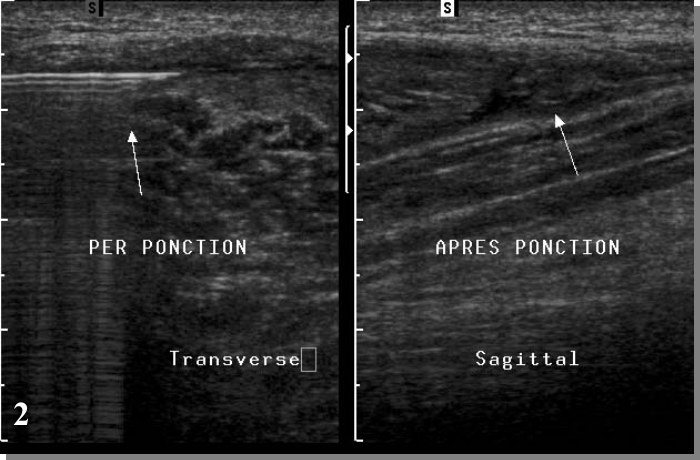
#> input picture assets/figs/gc14_p07_f0.jpg, 700 x 460 px
$ python -i curate_figures.py   (imports and definitions only)
#> lines starting #> are read from the running program, lines starting #| are printed output that depends on the picture; after the words box and inside, x2 and y2 are one past the last pixel; in counts of white or black regions, pixels touching at a corner belong together
#!/usr/bin/env python3
# -*- coding: utf-8 -*-
"""
Curation des iconographies par geste : uniquement position de sonde / coupe
écho cible, recadrées sur l'image (plus de pages entières) + légende.

Sources (hors dépôt, utilisées seulement pour régénérer les recadrages) :
  - figures Gel Contact extraites des PDF SIMS : /tmp/infil_review/figs{,2}/
  - diapositives des ateliers SIMS : pages/sNN_xxx.jpg ou /tmp/sims_slides/NN/xxx.jpg
Les recadrages finaux sont versionnés dans assets/figs/.
"""
import json, os, re, sys
from PIL import Image, ImageChops

ROOT = os.path.dirname(os.path.dirname(os.path.abspath(__file__)))
OUT = os.path.join(ROOT, "assets", "figs")
F1 = "/tmp/infil_review/figs"; F2 = "/tmp/infil_review/figs2"
LEG = {}
# [6 lines not run here, left out]

def S(deck, n, legend):   # diapositive SIMS
    return {"src": f"s{deck}_{n}", "legend": legend}
def G(name, legend=None, v1=False):  # figure Gel Contact
    return {"src": name, "legend": legend, "v1": v1}

# ───────── sélection validée visuellement, geste par geste ─────────
CUR = {
 "epaule-bsad": [
  S(110,"021","Infiltration de la BSAD : position du patient et de la sonde, trajet de l'aiguille (abord latéral)."),
  G("gc20_p40_f0", "Infiltration de la BSAD : position de la sonde, trajet de l'aiguille et schéma de la bourse (B) entre deltoïde et tendon (T)."),
  S(110,"022","Coupe cible : BSAD (liseré orange) entre le deltoïde et le supra-épineux."),
  G("gc21_p38_f0", "Aiguille (flèches) entre les feuillets de la BSAD non distendue (flèche courbe)."),
  G("gc21_p38_f1"), G("gc14_p26_f0")],
 "epaule-gleno-humerale": [
  S(110,"017","Position du patient (PLS) et du médecin pour l'abord postérieur de l'épaule."),
  G("gc16_p10_f2", "Fig. 3 : Gléno-humérale par voie postérieure — épanchement du récessus postérieur (*), cible de la ponction.", v1=True),
  S(110,"028","Voie combinée BSAD + gléno-humérale (voie de D. Jacob) : trajet de l'aiguille, BSAD (jaune) et récessus gléno-huméral (cerclé)."),
  G("gc21_p40_f1", "Fig. 8 : Infiltration gléno-humérale par voie antéro-latérale dans le récessus bicipital. A : aiguille (flèches bleues droites) dans le récessus en évitant le tendon du long biceps (flèche courbe) ; B : diffusion intra-articulaire.")],
 "epaule-capsulite-arthrodistension": [
  S(109,"024","Abord de l'intervalle des rotateurs : trajet de l'aiguille (ligne échogène oblique)."),
  S(109,"009","Intervalle des rotateurs normal : cible de l'infiltration (LB et ligament coraco-huméral)."),
  S(109,"017","Récessus axillaire : épaississement capsulaire de la capsulite.")],
 "epaule-calcification": [
  S(110,"056","Lavage de calcification : position de la sonde et de l'aiguille ; mise en pression avec cavitation à la pointe (« cœur qui bat »)."),
  G("gc21_p39_f1"), G("gc21_p39_f0"),
  G("gc32_p11_f0", "Fig. 10 : Évolution radio-échographique après ponction-lavage d'une calcification du supra-épineux (aspect avant, puis résorption).")],
 "epaule-acromio-claviculaire": [
  S(110,"034","Acromio-claviculaire : position de la sonde (coupe coronale) et image écho de l'interligne."),
  S(110,"036","Aiguille dans l'interligne acromio-claviculaire (coupe coronale)."),
  G("gc21_p41_f0", "Fig. 9 : Abord sagittal de l'interligne acromio-claviculaire (flèche courbe), aiguille bien visible (flèches droites).", v1=True),
  S(110,"040","Variante : abord combiné acromio-claviculaire + BSAD."),
  G("gc16_p11_f0", "Fig. 4 : Infiltration acromio-claviculaire — pointe de l'aiguille avec son ombre acoustique (flèche).", v1=True)],
 "epaule-long-biceps": [
  G("gc23_p53_f0", "Abord antérieur de la gouttière bicipitale : sonde axiale, aiguille dans le plan."),
  G("gc23_p53_f1", "Aiguille au contact du tendon du long biceps, dans sa gaine."),
  G("gc16_p11_f1", "Fig. 5 : Ténosynovite du long biceps, coupe axiale Doppler : gaine distendue hyperhémique, cible de l'injection.", v1=True),
  S(110,"070","Ténotomie du long biceps à l'aiguille.")],
 "epaule-kyste-spinoglenoidien": [
  S(110,"066","Échancrure spino-glénoïdienne : position de la sonde (abord postérieur) et coupe écho cible."),
  G("gc21_p40_f0"),
  G("gc16_p11_f2", "Fig. 6 : Kyste para-glénoïdien anéchogène, cible de la ponction échoguidée.", v1=True),
  S(110,"065","Rapports avec le nerf supra-scapulaire (anatomie, écho, IRM).")],
 "coude-articulaire": [
  G("gc16_p12_f0", "Fig. 7 : Coude — épanchement du récessus olécrânien postérieur, accumulé en extension (flèche) : cible de la ponction.", v1=True)],
 "coude-epicondylite-prp": [
  S(69,"010","Court extenseur radial du carpe (CERC) : position du coude et de la sonde, coupe cible."),
  S(69,"014","Coupes écho du CERC (longitudinale, axiale, Doppler) : tendinose hypoéchogène et fissure, cible du criblage / de l'injection."),
  S(69,"018","Dérivé cortisoné : injection péri-tendineuse sous contrôle écho."),
  S(69,"023","PRP : criblage de la zone de tendinose puis injection.")],
 "coude-biceps-distal": [
  G("gc19_p24_f0", "Fig. 1 : Tendon distal du biceps en coupe transversale à son enthèse. A : position de la sonde, parallèle à l'axe de l'avant-bras ; B : repère de la sonde sur la tubérosité radiale (TDM 3D) ; C : coupe écho du tendon (flèches) recouvrant la tubérosité radiale."),
  G("gc20_p30_f1", "Bursite bicipito-radiale : repérage échographique de la cible avant ponction (tuméfaction liquidienne autour de l'insertion du tendon)."),
  G("gc20_p30_f0", "Coupe axiale antérieure du coude : tendon distal du biceps (T BIC), épanchement péritendineux (LIQ) et artère brachiale (ART) à éviter avant ponction.")],
 "poignet-de-quervain": [
  S(38,"017","De Quervain : poignet en flexion ulnaire, repérage axial, voie d'abord longitudinale (ou axiale)."),
  G("gc25_p51_f0", "Infiltration d'une ténosynovite de De Quervain, technique du gel pad (étoile) : aiguille (flèches creuses) dans le rétinaculum épaissi et la gaine du 1er compartiment, en préservant la branche superficielle du nerf radial (têtes de flèche) (coupes axiales ; a : Doppler).", v1=True),
  G("gc22_p60_f0", "Fig. 8 : Abord dans le grand axe des tendons. a – bord ulnaire de la main posé sur un tube de gel ; b – coupe axiale : pas de cloison entre court extenseur (CE) et long abducteur (LA), rétinaculum épaissi hyperhémique ; c – trajet de l'aiguille au contact des tendons et du rétinaculum ; d – diffusion du produit dans la gaine (**)."),
  G("gc22_p60_f1", "Fig. 9 : Abord axial transverse (recommandé dans le type II avec cloison). a – position (simulation) ; b-c – trajet idéal (pointillés) traversant la cloison sans traverser les tendons (LA, CE) ; le gel pad (GP) évite la branche sensitive du nerf radial (flèche)."),
  G("gc25_p52_f0", "Type II avec septum : a – gaine du court extenseur inflammatoire (Doppler) et long abducteur normal ; b – mise en place sélective de l'aiguille dans la gaine atteinte.", v1=True)],
 "main-doigt-ressaut": [
  S(38,"037","Doigt à ressaut : position de la sonde et de l'aiguille ; toujours infiltrer autour du rétinaculum (A1), puis dans la gaine."),
  S(38,"039","Injection autour du rétinaculum (poulie A1) : ½ cc d'hydrocortancyl."),
  S(38,"041","Puis injection dans la gaine en cas de tendinopathie / ténosynovite."),
  G("gc25_p56_f2", "Coupe sagittale en fin de procédure : aiguille dans la gaine des fléchisseurs et poulie A1 dilacérée (flèche).", v1=True),
  G("gc16_p12_f2", "Fig. 8 : Coupe axiale, abord latéral — injection dans la gaine puis au contact superficiel de la poulie (flèches).", v1=True),
  S(38,"052","Pouce à ressaut : installation et position de l'aiguille.")],
 "poignet-canal-carpien": [
  S(38,"055","Voie d'abord 21G : position de la main et de l'aiguille."),
  S(38,"056","Coupe axiale du canal carpien : trajet de l'aiguille (schéma et écho)."),
  G("gc25_p54_f1", "Abord latéral en avant du fléchisseur radial du carpe (FRC) : aiguille (flèche creuse) et diffusion hypoéchogène du produit (têtes de flèche) autour du nerf médian.", v1=True),
  G("gc22_p61_f0", "Fig. 10 : a – position (simulation) ; b – avec le gel pad (GP), trajet prévu (pointillés) en avant du FRC, se terminant en arrière du nerf médian (NM) ; c-d – progression de l'aiguille jusqu'à la face profonde du nerf médian."),
  G("gc30_p69_f0", "Fig. 3 : Échochirurgie du canal carpien (section du ligament carpien transverse au crochet) : a – hydrodissection de l'espace de sécurité entre nerf médian (flèche épaisse) et artère ulnaire (tête de flèche) ; b-d – introduction du crochet, rotation sous le ligament (flèche courbe) et section en coupe longitudinale.")],
 "main-rhizarthrose-pisotriquetrale": [
  S(38,"062","Rhizarthrose, voie d'abord palmaire : repérage « axe commissure ou M2 »."),
  G("gc22_p59_f0", "Fig. 7 : Rhizarthrose. a – voie d'abord sagittale oblique ascendante simulée sur la radiographie ; b-c – avec le gel pad (GP), l'aiguille entre dans l'articulation entre les ostéophytes du trapèze (Tz) et de M1 ; distension synoviale (**) à l'injection de xylocaïne."),
  G("gc25_p53_f2", "Rhizarthrose, abord palmaire en coupe sagittale : a – progression de l'aiguille (flèche creuse) ; b – aiguille dans l'interligne trapèze (T) – M1 ; c – injection intra-articulaire : contenu échogène, mouvements browniens (flèche).", v1=True),
  S(38,"066","Coupe sagittale à la base de l'éminence thénar, dans l'axe du 2e rayon."),
  S(38,"068","Critère de réussite : distension synoviale, mouvements browniens."),
  G("gc25_p55_f1", "Kyste piso-triquétral (coupes axiales) : a – kyste (flèche) au contact du nerf ulnaire (tête de flèche) ; b – affaissement du kyste au cathlon (flèche creuse) en évitant le nerf ulnaire.", v1=True)],
 "main-articulations-mcp-ipp-ipd": [
  S(38,"075","MCP : position de la sonde et de l'aiguille, coupe sagittale dorsale."),
  S(38,"077","MCP : aiguille dans le récessus dorsal (coupe sagittale)."),
  S(38,"078","MCP : diffusion du produit dans le récessus (contour vert)."),
  G("gc25_p52_f1", "Poignet : trajet de l'aiguille par abord dorsal de l'interligne radio-carpien (IRM sagittale T1 ; R : radius, L : lunatum, C : capitatum).", v1=True),
  S(38,"082","IPP / IPD : coupe sagittale cible.")],
 "poignet-kystes-dupuytren": [
  G("gc25_p55_f0", "Fig. 9 (panneaux a et c) : kyste scapho-lunaire dorsal (flèches), en superficie des extenseurs (têtes de flèche). a – approche du cathlon 18G (flèche creuse) par voie dorsale ; c – aspiration.", v1=True),
  G("gc25_p55_f3", "Fig. 9 (panneaux b et d) : b – aiguille retirée, cathéter (flèche creuse) laissé dans le kyste ; d – kyste affaissé en fin de geste.", v1=True),
  G("gc22_p62_f0", "Fig. 11 : Kyste occulte dorsal du carpe, né en arrière du faisceau dorsal du ligament scapho-lunaire (lu, sca). a-b – IRM ; c – repérage écho du kyste (flèches) ; d – aiguille dans le kyste."),
  G("gc22_p62_f1"), G("gc31_p75_f0")],
 "hanche-coxofemorale": [
  G("gc16_p13_f0")],
 "hanche-psoas-pth": [
  G("gc16_p13_f1"),
  G("gc26_p22_f0", "Fig. 10 : Coupe axiale — trajectoire de l'aiguille lors de l'infiltration de la bourse ilio-psoas, au contact d'un débord antérieur de cupule (flèches).", v1=True),
  G("gc21_p56_f0", "Fig. 12 : Double conflit PTH – ilio-psoas (cotyle saillant et vis intrapsoïque) : bilan radiographique et TDM (A-D), repérage échographique (E) et infiltration échoguidée au contact de la vis, sous les vaisseaux iliaques (F).")],
 "hanche-moyen-gluteal": [
  G("gc16_p14_f1", "Fig. 3B : Ponction-infiltration péri-trochantérienne par voie latérale : position de la sonde et trajet de l'aiguille vers une bursite superficielle."),
  G("gc16_p14_f2", "Fig. 3C : Coupe écho coronale : aiguille (têtes de flèche) dans la bursite (flèche), en superficie du moyen glutéal et du grand trochanter (TROCH)."),
  G("gc16_p14_f0", "Fig. 3A : Variante pour une bursite profonde (sous le tendon du moyen glutéal) : trajet de l'aiguille."),
  G("gc21_p57_f0", "Fig. 14 : Moyen glutéal : rupture de la lame latérale (A, B) ; bursopathie trochantérienne superficielle en coupe axiale avec trajet de ponction-infiltration (C, D).")],
 "bassin-piriforme-alcock-pubalgie": [],
 "rachis-hydrodissection-lombaire-esp": [
  G("gc33_p27_f0", "Hydrodissection ESP au niveau du processus transverse : sonde convexe longitudinale à 3–5 cm de la ligne médiane, aiguille dans le plan.", v1=True),
  G("gc33_p25_f0", "Hydrodissection des plans interfasciaux paraspinaux (multifidus, longissimus) en balayage transversal.", v1=True),
  G("gc33_p24_f0", "Balayage axial lombaire (sonde convexe transversale sur la ligne médiane) : muscles paraspinaux et fascia thoraco-lombaire.", v1=True)],
 "genou-articulaire-ha-prp": [
  S(102,"004","Position : genou fléchi ~30°, sonde transversale sur le récessus sous-quadricipital."),
  S(102,"005","Coupe cible : récessus sous-quadricipital.")],
 "genou-kyste-poplite-meniscal": [
  S(102,"026","Kyste poplité (Baker) : cible de l'aspiration / fenestration (cathlon 18G)."),
  S(102,"041","Kyste méniscal : trajet de l'aiguille (pointillés)."),
  S(102,"044","Ponction du kyste : aiguille (flèches).")],
 "genou-periarticulaire-bandelette-patte-oie": [
  G("gc30_p121_f1", "Fig. 6 : Injection échoguidée de PRP dans la partie postérieure du tendon patellaire proximal, aiguille dans le plan (A-B) ; position (C).", v1=True),
  S(102,"024","Abord péri-patellaire : aiguille dans le plan (en bas à gauche)."),
  S(102,"030","Bursite de la patte d'oie : coupe cible (flèche) en regard du plateau tibial interne.")],
 "cheville-articulaire-tibiotalienne": [
  G("gc24_p13_f1", "Fig. 14 : Infiltration antéro-latérale péri-ligamentaire et intra-articulaire (récessus sous le TFA). a – réaction cicatricielle hypervascularisée du ligament talo-fibulaire antérieur (ML : malléole latérale) ; b – aiguille 25G au contact du TFA avec gel pad (**) ; c – pointe sous le TFA dans le récessus articulaire ; d – recul au contact de la face superficielle du ligament."),
  G("gc30_p129_f4")],
 "cheville-gaines-tibial-posterieur-fibulaires": [
  G("gc16_p15_f0", "Fig. 4 : Infiltration de la gaine du tibial postérieur (tendinopathie avec ténosynovite) dans l'axe longitudinal du tendon. A – voie d'abord (simulation, sans asepsie) ; B – aiguille dans la gaine.", v1=True),
  G("gc16_p15_f1", "Fig. 5 : Infiltration de la gaine du tibial postérieur dans l'axe transversal du tendon. A – voie d'abord (simulation, sans asepsie) ; B – aiguille et ténosynovite.", v1=True),
  S(38,"011","Critère de réussite : diffusion du produit dans la gaine synoviale du tibial postérieur.")],
 "cheville-achille-bursite-haut-volume": [
  G("gc16_p16_f1", "Fig. 7A : Bursite pré-achilléenne : sonde en coupe axiale rétro-achilléenne, aiguille introduite par voie latérale."),
  G("gc16_p16_f2", "Fig. 7B : Coupe axiale cible : aiguille (tête de flèche) dans la bursite, en avant du tendon d'Achille."),
  G("gc20_p42_f1"),
  G("gc30_p123_f0", "Fig. 8 : Injection de PRP intratendineuse dans le tendon d'Achille (approche latérale vers médiale, coupe transversale) ; position de la sonde.", v1=True)],
 "pied-aponevrosite-plantaire": [
  G("gc16_p16_f0", "Fig. 6 : Infiltration d'une aponévrosite plantaire, voie médiale. a – simulation de la voie d'abord médiale (sans les mesures d'asepsie habituelles) ; b – voie d'abord (flèche longue) et coupe de référence passant par l'insertion de l'aponévrose plantaire centrale (flèche courte) ; c – ponction sous échoscopie en coupe frontale : aiguille en superficie de l'aponévrose (flèche), où sera déposé le dérivé cortisoné.", v1=True),
  G("gc33_p83_f0", "Fig. 11 : Infiltration (ici PRP, après bloc tibial) de l'aponévrose plantaire, abord sagittal : positionnement de la sonde et de l'aiguille.", v1=True),
  G("gc33_p83_f1", "Fig. 12 : Coupe sagittale correspondante, sans (a) et avec (b) annotations : aiguille au contact de l'aponévrose, calcanéus.", v1=True)],
 "pied-nevrome-morton": [
  S(117,"121","Nerfs interdigitaux : position de la sonde sur l'espace inter-métatarsien et coupe correspondante."),
  S(117,"125","Infiltration du pseudo-névrome de Morton : aiguille (trait blanc) au contact du névrome (bleu), nerf interdigital (jaune)."),
  G("gc30_p100_f1", "Bursite inter-capito-métatarsienne, coupe longitudinale par voie dorsale : A – bourse épaissie (têtes de flèche) ; B – infiltration échoguidée, aiguille (flèches)."),
  G("gc21_p77_f1", "Fig. 6b : Névrome de Morton, coupe coronale du 3e espace inter-métatarsien (M3–M4) : nerf interdigital plantaire commun (flèches).")],
 "cheville-tunnel-tarsien-petits-nerfs": [
  S(117,"031","Tunnel tarsien, approche postéro-médiale : position de la sonde et de l'aiguille."),
  S(117,"032","Image cible : aiguille dans le tunnel tarsien (technique au gel pad)."),
  S(117,"101","Nerf fibulaire superficiel : test anesthésique + infiltration.")],
 "cheville-bloc-nerf-tibial-supra-malleolaire": [
  G("gc33_p80_f0"), G("gc33_p82_f0"), G("gc33_p81_f1"),
  G("gc33_p80_f1", "Fig. 6 : Coupe axiale de référence de l'abord supra-malléolaire médial (cheville gauche), sans (a) et avec (b) annotations : nerf tibial (jaune) en arrière de l'artère (rouge) et des veines (bleu) tibiales postérieures.")],
 "muscles-hematome-tennis-leg": [
  S(110,"043","Ponction-évacuation d'un hématome musculaire : trajet de l'aiguille dans la collection."),
  S(110,"045","Collection ponctionnable, puis ponction."),
  G("gc14_p07_f0", "Ponction d'un hématome : per-ponction (coupe transverse) et après ponction (coupe sagittale)."),
  G("gc29_p28_f1", "Hématome du vaste latéral avant et après évacuation."),
  G("gc26_p55_f1", "Collection inter-aponévrotique liquidienne, compressible sous la sonde : toujours ponctionner un hématome aigu.", v1=True)],
 "parties-molles-corps-etranger-harpon": [
  G("gc30_p110_f0", "Fig. 1a : Exérèse de corps étranger sous échographie — la pince est introduite à travers la peau, guidée par la sonde jusqu'au corps étranger."),
  G("gc30_p111_f2", "Fig. 3c : Extraction d'une épine de palmier : pince (flèches) guidée jusqu'au corps étranger échogène (tête de flèche)."),
  G("gc30_p111_f0", "Fig. 3a : Épine de palmier dans les parties molles de la jambe — corps étranger linéaire échogène, cible de l'extraction."),
  G("gc30_p110_f1", "Fig. 1b : Exérèse à la pince sous sonde type « club de golf »."),
  G("gc16_p17_f0")],
 "parties-molles-biopsie-tumeur": [],
}
#> further down, picture is the input picture: PIL image 700x460 RGB; min 0, max 255, mean 43.9

def trim(im):
    """Retire les bordures uniformes (fond noir/gris des diapositives)."""
    rgb = im.convert("RGB")
    bg = Image.new("RGB", rgb.size, rgb.getpixel((2, 2)))
#> bg: PIL image 700x460 RGB; every value is 48
    diff = ImageChops.difference(rgb, bg).convert("L").point(lambda v: 255 if v > 28 else 0)
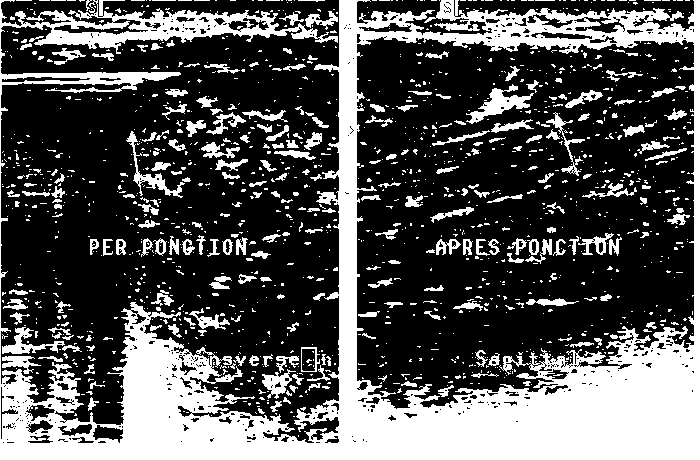
#> diff: PIL image 700x460 L; 32.6% white; 1448 white regions (1200 under 20 px), largest, box (x1, y1, x2, y2) and area: (0, 0, 700, 460) 79113, (466, 84, 534, 124) 906, (126, 131, 185, 198) 602
    box = diff.getbbox()
#> box = (0, 0, 700, 460)
    if box and (box[2]-box[0]) * (box[3]-box[1]) > 0.25 * rgb.size[0] * rgb.size[1]:
        rgb = rgb.crop(box)
    return rgb

# [11 lines left out: function tidy, not called in this run]

# Recadrages d'anonymisation (bandeaux IRM, visage) — coordonnées dans l'image source
CROP = {
    "gc25_p52_f1": (60, 40, 745, 505),   # bandeaux IRM (nom/âge patient, machine)
    "gc23_p53_f0": (0, 0, 495, 449),     # visage du patient
}

# [36 lines left out: functions materialize, main, not called in this run]

# [2 lines not run here, left out]

>>> from PIL import Image
>>> picture = Image.open('../assets/figs/gc14_p07_f0.jpg')
>>> result = trim(picture)

$ run again, on assets/figs/gc16_p11_f2.jpg
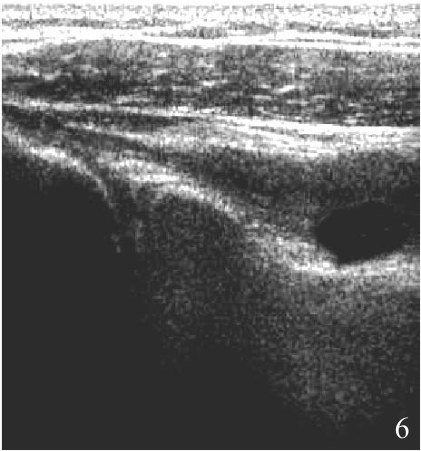
#> input picture assets/figs/gc16_p11_f2.jpg, 421 x 451 px
#> picture is the input picture: PIL image 421x451 RGB; min 25, max 255, mean 97.3
#> bg: PIL image 421x451 RGB; every value is 250
#> in trim, `diff = ImageChops.difference(rgb, bg).convert("L").point(lambda v: 255..`:
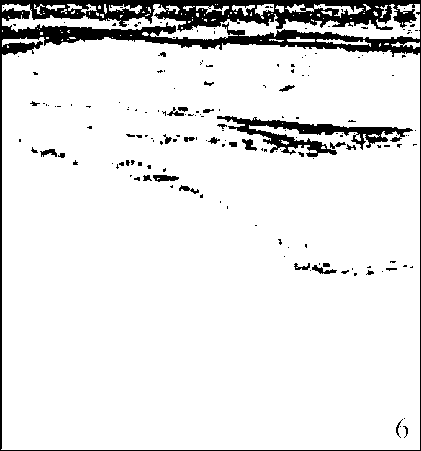
#> diff: PIL image 421x451 L; 90.4% white; 172 black regions (142 under 20 px), largest, box (x1, y1, x2, y2) and area: (0, 0, 421, 451) 13914, (217, 116, 413, 157) 2441, (153, 175, 179, 182) 127
#> box = (1, 4, 420, 450)
#> in trim, `rgb = rgb.crop(box)`:
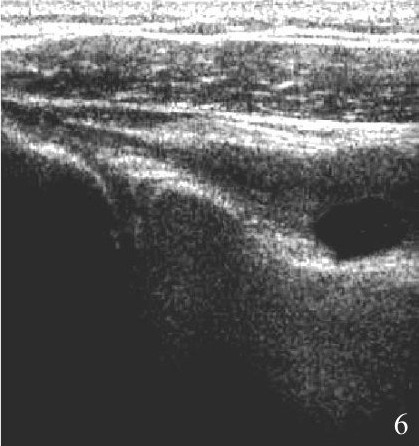
#> rgb: PIL image 419x446 RGB; min 25, max 255, mean 94.8

$ run again, on assets/figs/gc16_p12_f2.jpg
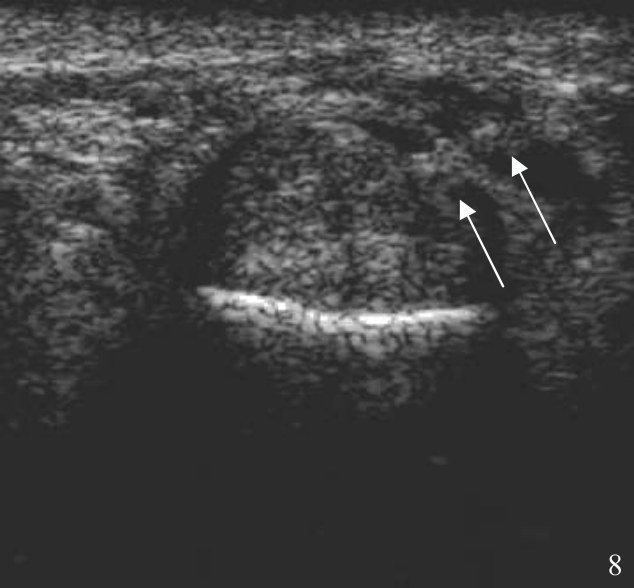
#> input picture assets/figs/gc16_p12_f2.jpg, 634 x 588 px
#> picture is the input picture: PIL image 634x588 RGB; mean R, G, B 63.4, 63.4, 63.4
#> bg: PIL image 634x588 RGB; every value is 48
#> in trim, `diff = ImageChops.difference(rgb, bg).convert("L").point(lambda v: 255..`:
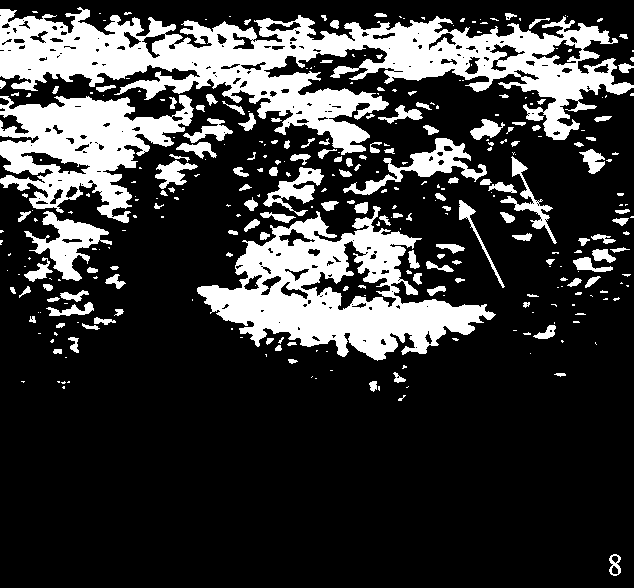
#> diff: PIL image 634x588 L; 22.8% white; 327 white regions (191 under 20 px), largest, box (x1, y1, x2, y2) and area: (0, 7, 634, 155) 35032, (197, 206, 496, 361) 19346, (0, 95, 194, 223) 12221
#> box = (0, 7, 634, 576)
#> in trim, `rgb = rgb.crop(box)`:
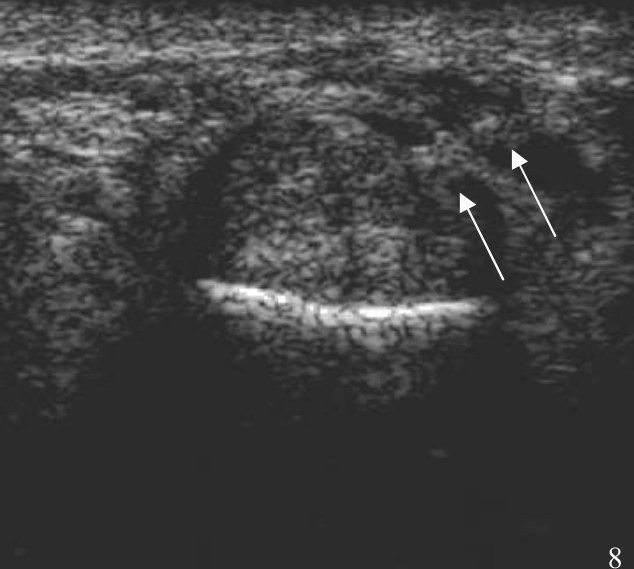
#> rgb: PIL image 634x569 RGB; mean R, G, B 64, 64, 64
